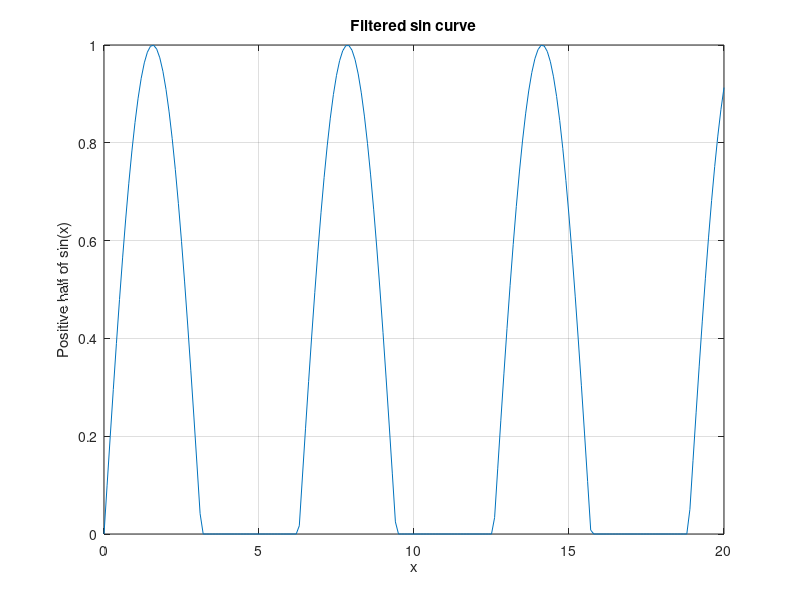

The MATLAB source for this figure:
% Clair Cunningham  PSWC-01 Week 9 In_Class-Exercises

%% In-Class Exercise #1
% Use relational operators to create a variable which contains the
% True/False answer to the questions
clc; clear all; close all;

%Is 2>1?
L = 2>1;
if L == 1
    disp('2>1 True');
else
    disp('2>1 False');
end
% Are both 2>1 and 3<3 true
J = 2>1 & 3<3;
if J == 1
    disp('2>1 And 3<3 True');
else
    disp('2>1 And 3<3 False');
end
% Is one, 2>1 or 3<3, true
K = 2>1 | 3<3;
if K == 1
    disp('2>1 Or 3<3 True');
else
    disp('2>1 True And 3<3 False');
end

%% In-Class Exercise #2
% Use relation operators to modify the array a = [1:10];
a = [1:10];
L = a < 5;
newa = L.*a;

%% In-Class Exercise #3
% Plot only the positive part of the sin(x) curve from x=0 to 20
clc;close all; clear all;
x = [0:0.1:20];
y = sin(x);

% Filter y array using relation operators
L = y>0;
y = y.*(y > 0);

% Plot positive half of sin(x)
plot(x,y)
xlabel('x'); ylabel('Positive half of sin(x)');
title('Filtered sin curve')
grid on

%% In-Class Exercise #4
clear all; close all; clc
x = input('Please enter a value for x :');


if x>= 0 & x<=3
    g = 2*x;
    msg = ['g(x) = ' num2str(g)];
elseif x>3 & x <=10
    g = (x-3)^2 + 6;
    msg = ['g(x) = ' num2str(g)];
else
    msg = ['X is out of Range.'];
end
disp(msg);

%% In-Class Exercise #5
% Evaluate a sum using both a loop and arrays ("vectorization")
clc;close all; clear all;
%Using for loop
%initialize variables
tic;
loopsum=0;
%for loop to evaluate sum
for i = 1:1000000
    term = 3*sin(i*pi/12)^2;
    loopsum = loopsum+term;
end
%display sum & elapsed time
looptime=toc;
msg = ['Summation using loop = ' num2str(loopsum)];
disp(msg);
msg = ['Loop method elapsed time = ' num2str(looptime)];
disp(msg);

%Using vectorization
%initialize variables
tic;
vectorsum = 0;
%evaluate sum
i = [1:1000000];
terms = 3*sin(i*pi/12).^2;
arraysum = sum(terms);
%display sum & elapsed time
arraytime=toc;
msg = ['Summation using vectorization = ' num2str(arraysum)];
disp(msg);
msg = ['Array method elapsed time = ' num2str(arraytime)];
disp(msg);

%% In-Class Exercise #6
% Finds the first integer for which the factorial is 100 digits long
clc;close all; clear all;
%initiaze varaible
n = 0;
factn = 1;
%Loop to run until a hundred digits has been reached.
while (factn<=10^99)
    n = n+1;  
    factn = factorial(n);      
end

msg = ['The first integer where its factorial is in the hundreds is ' num2str(n)];
disp(msg);
msg = ['The factorial is ' num2str(factn)];
disp(msg);

%% In-Class Exercise #7
% Use a for loop to find:
% max value, min value, sum, product, element closest to zero 
%total number of elements
clc;close all; clear all;
%initialize variables starting using i = 1 as base start value
y(1) = sin(1);
max = sin(1);
min = sin(1);
closest = abs(sin(1));
sum = sin(1);
prod = sin(1);
numneg = 0;

% One for loop to do everything starting from i = 2
for i = 2:100
    y(i) = sin(i);
    %Is the current y value larger than all past values
    if y(i)>max
        max = sin(i);
    %Is the current y value smaller than all past values
    elseif y(i)<min;
        min = sin(i);
    end
    %Is the current y value the closest to 0
    if abs(y(i))<closest
        closest = sin(i);
    end
    % Sum of all y
    sum = sum + y(i);
    % Product of all y
    prod = prod*y(i);
    % Total number of negative values;
    if y(i)<0
       numneg = numneg+1; 
    end
end
msgMax = ['Max value in the array ' num2str(max)];
msgMin = ['Min value in the array ' num2str(min)];
msgSum = ['Sum of values in the array ' num2str(sum)];
msgProd = ['Product of values in the array ' num2str(prod)];
msgElm = ['Element closest to 0 in the array ' num2str(closest)];
msgNum = ['Total number of negative elements in the array ' num2str(numneg)];
disp(msgMax);
disp(msgMin);
disp(msgSum);
disp(msgProd);
disp(msgElm);
disp(msgNum);

%% In-Class Exercise #8
% Use the array created in exercise #7 to repeat the exercise done in Vba
% to compute mean and standard deviation of a data set.
clc; clear all; close all
%Initialize variables
sum = 0;
sum2 = 0;
n = 0;
%For loop to find the sum of y and y^2
for i = 1:100
    n = n+1;
    y(i) = sin(i);
    y2(i) = sin(i)^2;
    sum = sum + y(i);
    sum2 = sum2 + y2(i);
end
% Calculate the values of mean and standard deviation from the sums
% obtained
mean = sum/n;
std = sqrt((sum2-(sum^2)/n)/(n-1));

msgMean = ['The mean of the array of sin(i) is ' num2str(mean)];
msgStd = ['The standard deviation of the array is ' num2str(std)];
disp(msgMean);
disp(msgStd);

%% In-Class Exercise #9
% Evaluate the ratio A/B where A and B are double sums
clc;clear all; close all;
%Obtain the number of iterations;
n = input('Please enter the number of iterations ');
%Initialize variables
A = 0;
B = 0;
%For a Double loop to calculate sum A
for j = 1:n
    for i = 1:j
        A = A + i*j^2;
    end
    %Calculates sum B using only the first for loop
    B = B + j^3 + j^4;
end
ratioAB = A/B;
msgratio = ['The ratio of A/B is ' num2str(ratioAB) '.'];
disp(msgratio);
% The ratio comes out to always be 0.5 despite any change in the sums.

%% In-Class Exercise #10
% Create an array of the Fibbonacci numbers which are les than 1000
% Output the number of terms required.
clc; clear all; close all;
f(1) = 0; f(2) = 1;
i = 2;
nextf = 1;
while nextf<1000
    f(i+1) = f(i)+f(i-1);
    nextf = f(i+1) + f(i);
    i = i+1;
end
msgterm = ['The total number of terms required is ' num2str(i);];
disp(msgterm);
disp(f);